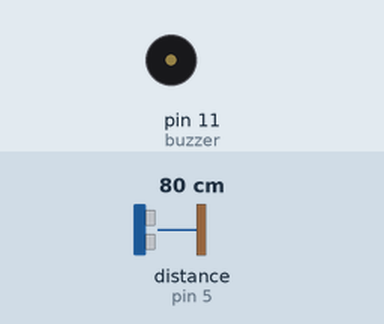
Bench run of a sketch on a simulated Arduino Uno, built with avr-gcc and run on an emulated ATmega328P. On the bench: buzzer (waves = sounding, pin HIGH). Wiring (inferred from the names in the program): ultrasonic range finder: trigger pin 6; echo pin 5. Inputs (shaded band) come from the test bench; at power-on: distance to the obstacle (sensor on pin 5) 80 cm. The echo pulse lasts 58.3 µs per cm; pins used as bus, display or sensor lines are not drawn.

Above: at 1.2 s.
1.3 s: distance to the obstacle (sensor on pin 5) set to 8 cm
2.8 s: distance to the obstacle (sensor on pin 5) set to 5 cm
At 5.7 s:
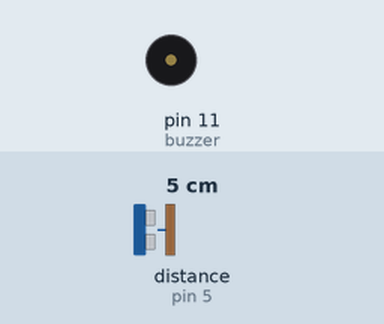
5.8 s: distance to the obstacle (sensor on pin 5) set to 9 cm
At 6.8 s:
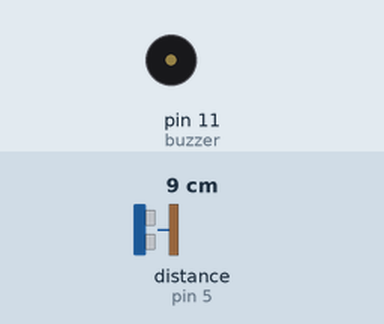
7.3 s: distance to the obstacle (sensor on pin 5) set to 2 cm
At 7.45 s:
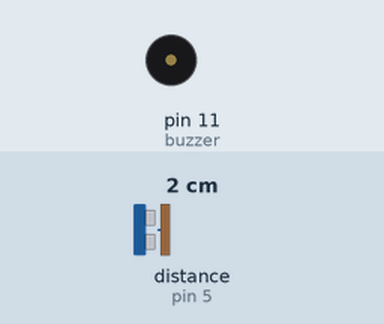
Timing chart, 0 to 11.3 s (numbered marks = the images above; inputs shaded):
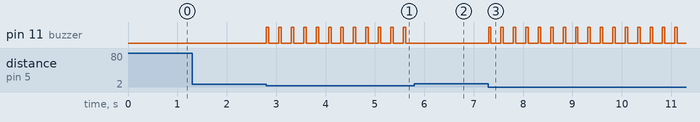

The sketch:

outdoor_module.ino
```cpp
//pin setup for all the sensors
int const ultrasonic_echo = 5;
int const ultraSonic_trig = 6;
int const buzzer = 11;
void setup() {
  pinMode(ultraSonic_trig, OUTPUT); // pulse output
  pinMode(ultrasonic_echo, INPUT); // input to get pulse width
  pinMode(buzzer, OUTPUT); // output to control buzzering
  Serial.begin(9600);

}
//this module is only used for the alarm as the NodeMCU couldnt output 5V
void loop() {
  int duration, distance;
  digitalWrite(ultraSonic_trig, HIGH);
  delay(1);
  digitalWrite(ultraSonic_trig, LOW);
  duration = pulseIn(ultrasonic_echo, HIGH);
  distance = (duration / 2) / 29.1;
  if (distance <= 5 && distance >= 0) {
    digitalWrite(buzzer, HIGH);
    delay (50);
    digitalWrite(buzzer, LOW);
    delay (200);

  }
  else {
    digitalWrite(buzzer, LOW);
  }

}
```

Measured:
- the behaviour switches between 7 and 6 cm on distance to the obstacle (sensor on pin 5) (found by bisection; images 0 and 1)
- after the input at 1.3 s, every drawn part: stays the same
- after the input at 2.8 s, pin 11 (buzzer): alternates HIGH for 0.05 s and LOW for 0.20 s, starting at once
- after the input at 5.8 s, pin 11 (buzzer): stops changing and stays LOW
- after the input at 7.3 s, pin 11 (buzzer): alternates HIGH for 0.05 s and LOW for 0.20 s, starting at once
